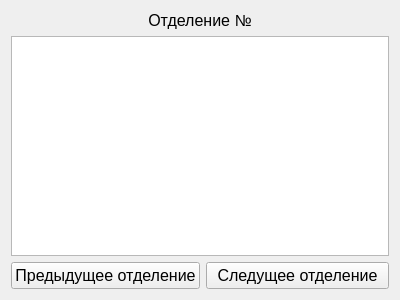
<?xml version="1.0" encoding="UTF-8"?>
<ui version="4.0">
 <class>View</class>
 <widget class="QWidget" name="View">
  <property name="geometry">
   <rect>
    <x>0</x>
    <y>0</y>
    <width>400</width>
    <height>300</height>
   </rect>
  </property>
  <property name="windowTitle">
   <string>Form</string>
  </property>
  <layout class="QVBoxLayout" name="verticalLayout">
   <item>
    <widget class="QLabel" name="label">
     <property name="font">
      <font>
       <pointsize>12</pointsize>
      </font>
     </property>
     <property name="text">
      <string>Отделение №</string>
     </property>
     <property name="alignment">
      <set>Qt::AlignCenter</set>
     </property>
    </widget>
   </item>
   <item>
    <widget class="QPlainTextEdit" name="plainTextEdit"/>
   </item>
   <item>
    <layout class="QHBoxLayout" name="horizontalLayout_2">
     <item>
      <widget class="QPushButton" name="pushButton">
       <property name="enabled">
        <bool>true</bool>
       </property>
       <property name="font">
        <font>
         <pointsize>12</pointsize>
        </font>
       </property>
       <property name="text">
        <string>Предыдущее отделение</string>
       </property>
       <property name="checkable">
        <bool>false</bool>
       </property>
       <property name="autoDefault">
        <bool>false</bool>
       </property>
       <property name="default">
        <bool>false</bool>
       </property>
       <property name="flat">
        <bool>false</bool>
       </property>
      </widget>
     </item>
     <item>
      <widget class="QPushButton" name="pushButton_2">
       <property name="font">
        <font>
         <pointsize>12</pointsize>
        </font>
       </property>
       <property name="text">
        <string>Следущее отделение</string>
       </property>
      </widget>
     </item>
    </layout>
   </item>
  </layout>
 </widget>
 <resources/>
 <connections/>
</ui>
